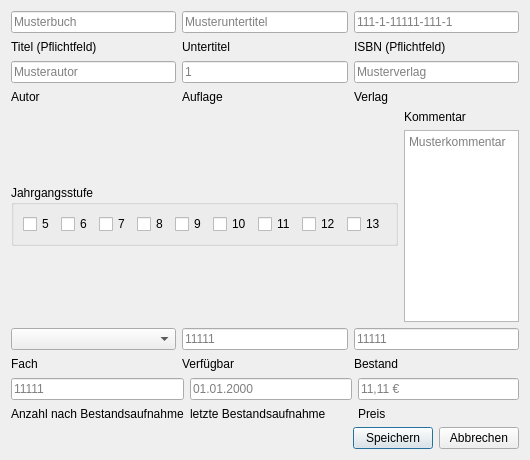
<?xml version="1.0" encoding="UTF-8"?>
<ui version="4.0">
 <class>BookMask</class>
 <widget class="QDialog" name="BookMask">
  <property name="geometry">
   <rect>
    <x>0</x>
    <y>0</y>
    <width>530</width>
    <height>460</height>
   </rect>
  </property>
  <property name="windowTitle">
   <string>Neues Buch hinzufügen</string>
  </property>
  <layout class="QVBoxLayout" name="verticalLayout_9">
   <item>
    <layout class="QHBoxLayout" name="horizontalLayout_3">
     <item>
      <layout class="QVBoxLayout" name="verticalLayout">
       <item>
        <widget class="QLineEdit" name="lineEdit_titel">
         <property name="placeholderText">
          <string>Musterbuch</string>
         </property>
        </widget>
       </item>
       <item>
        <widget class="QLabel" name="label">
         <property name="text">
          <string>Titel (Pflichtfeld)</string>
         </property>
        </widget>
       </item>
      </layout>
     </item>
     <item>
      <layout class="QVBoxLayout" name="verticalLayout_2">
       <item>
        <widget class="QLineEdit" name="lineEdit_utitle">
         <property name="placeholderText">
          <string>Musteruntertitel</string>
         </property>
        </widget>
       </item>
       <item>
        <widget class="QLabel" name="label_2">
         <property name="text">
          <string>Untertitel</string>
         </property>
        </widget>
       </item>
      </layout>
     </item>
     <item>
      <layout class="QVBoxLayout" name="verticalLayout_3">
       <item>
        <widget class="QLineEdit" name="lineEdit_isbn">
         <property name="placeholderText">
          <string>111-1-11111-111-1</string>
         </property>
        </widget>
       </item>
       <item>
        <widget class="QLabel" name="label_3">
         <property name="text">
          <string>ISBN (Pflichtfeld)</string>
         </property>
        </widget>
       </item>
      </layout>
     </item>
    </layout>
   </item>
   <item>
    <layout class="QHBoxLayout" name="horizontalLayout_6">
     <item>
      <layout class="QVBoxLayout" name="verticalLayout_11">
       <item>
        <widget class="QLineEdit" name="lineEdit_author">
         <property name="placeholderText">
          <string>Musterautor</string>
         </property>
        </widget>
       </item>
       <item>
        <widget class="QLabel" name="label_9">
         <property name="text">
          <string>Autor</string>
         </property>
        </widget>
       </item>
      </layout>
     </item>
     <item>
      <layout class="QVBoxLayout" name="verticalLayout_12">
       <item>
        <widget class="QLineEdit" name="lineEdit_editiion">
         <property name="placeholderText">
          <string>1</string>
         </property>
        </widget>
       </item>
       <item>
        <widget class="QLabel" name="label_10">
         <property name="text">
          <string>Auflage</string>
         </property>
        </widget>
       </item>
      </layout>
     </item>
     <item>
      <layout class="QVBoxLayout" name="verticalLayout_13">
       <item>
        <widget class="QLineEdit" name="lineEdit_publisher">
         <property name="placeholderText">
          <string>Musterverlag</string>
         </property>
        </widget>
       </item>
       <item>
        <widget class="QLabel" name="label_11">
         <property name="text">
          <string>Verlag</string>
         </property>
        </widget>
       </item>
      </layout>
     </item>
    </layout>
   </item>
   <item>
    <layout class="QHBoxLayout" name="horizontalLayout_7">
     <item>
      <widget class="QGroupBox" name="groupBox">
       <property name="sizePolicy">
        <sizepolicy hsizetype="Preferred" vsizetype="Fixed">
         <horstretch>0</horstretch>
         <verstretch>0</verstretch>
        </sizepolicy>
       </property>
       <property name="title">
        <string>Jahrgangsstufe</string>
       </property>
       <layout class="QHBoxLayout" name="horizontalLayout">
        <item>
         <widget class="QCheckBox" name="checkBox_class5">
          <property name="text">
           <string>5</string>
          </property>
         </widget>
        </item>
        <item>
         <widget class="QCheckBox" name="checkBox_class6">
          <property name="text">
           <string>6</string>
          </property>
         </widget>
        </item>
        <item>
         <widget class="QCheckBox" name="checkBox_class7">
          <property name="text">
           <string>7</string>
          </property>
         </widget>
        </item>
        <item>
         <widget class="QCheckBox" name="checkBox_class8">
          <property name="text">
           <string>8</string>
          </property>
         </widget>
        </item>
        <item>
         <widget class="QCheckBox" name="checkBox_class9">
          <property name="text">
           <string>9</string>
          </property>
         </widget>
        </item>
        <item>
         <widget class="QCheckBox" name="checkBox_class10">
          <property name="text">
           <string>10</string>
          </property>
         </widget>
        </item>
        <item>
         <widget class="QCheckBox" name="checkBox_class11">
          <property name="text">
           <string>11</string>
          </property>
         </widget>
        </item>
        <item>
         <widget class="QCheckBox" name="checkBox_12">
          <property name="text">
           <string>12</string>
          </property>
         </widget>
        </item>
        <item>
         <widget class="QCheckBox" name="checkBox_class13">
          <property name="text">
           <string>13</string>
          </property>
         </widget>
        </item>
       </layout>
      </widget>
     </item>
     <item>
      <layout class="QVBoxLayout" name="verticalLayout_15">
       <item>
        <widget class="QLabel" name="label_13">
         <property name="text">
          <string>Kommentar</string>
         </property>
        </widget>
       </item>
       <item>
        <widget class="QTextEdit" name="textEdit_comment">
         <property name="sizePolicy">
          <sizepolicy hsizetype="Expanding" vsizetype="Fixed">
           <horstretch>0</horstretch>
           <verstretch>0</verstretch>
          </sizepolicy>
         </property>
         <property name="placeholderText">
          <string>Musterkommentar </string>
         </property>
        </widget>
       </item>
      </layout>
     </item>
    </layout>
   </item>
   <item>
    <layout class="QHBoxLayout" name="horizontalLayout_4">
     <item>
      <layout class="QVBoxLayout" name="verticalLayout_4">
       <item>
        <widget class="QComboBox" name="comboBox_subject"/>
       </item>
       <item>
        <widget class="QLabel" name="label_4">
         <property name="text">
          <string>Fach</string>
         </property>
        </widget>
       </item>
      </layout>
     </item>
     <item>
      <layout class="QVBoxLayout" name="verticalLayout_5">
       <item>
        <widget class="QLineEdit" name="lineEdit_available">
         <property name="sizePolicy">
          <sizepolicy hsizetype="Preferred" vsizetype="Fixed">
           <horstretch>0</horstretch>
           <verstretch>0</verstretch>
          </sizepolicy>
         </property>
         <property name="maximumSize">
          <size>
           <width>200</width>
           <height>16777215</height>
          </size>
         </property>
         <property name="placeholderText">
          <string>11111</string>
         </property>
        </widget>
       </item>
       <item>
        <widget class="QLabel" name="label_5">
         <property name="maximumSize">
          <size>
           <width>200</width>
           <height>16777215</height>
          </size>
         </property>
         <property name="text">
          <string>Verfügbar</string>
         </property>
        </widget>
       </item>
      </layout>
     </item>
     <item>
      <layout class="QVBoxLayout" name="verticalLayout_6">
       <item>
        <widget class="QLineEdit" name="lineEdit_stock">
         <property name="sizePolicy">
          <sizepolicy hsizetype="Preferred" vsizetype="Fixed">
           <horstretch>0</horstretch>
           <verstretch>0</verstretch>
          </sizepolicy>
         </property>
         <property name="maximumSize">
          <size>
           <width>200</width>
           <height>16777215</height>
          </size>
         </property>
         <property name="placeholderText">
          <string>11111</string>
         </property>
        </widget>
       </item>
       <item>
        <widget class="QLabel" name="label_6">
         <property name="maximumSize">
          <size>
           <width>200</width>
           <height>16777215</height>
          </size>
         </property>
         <property name="text">
          <string>Bestand</string>
         </property>
        </widget>
       </item>
      </layout>
     </item>
    </layout>
   </item>
   <item>
    <layout class="QHBoxLayout" name="horizontalLayout_5">
     <item>
      <layout class="QVBoxLayout" name="verticalLayout_8">
       <item>
        <widget class="QLineEdit" name="lineEdit_stocktakingcount">
         <property name="placeholderText">
          <string>11111</string>
         </property>
        </widget>
       </item>
       <item>
        <widget class="QLabel" name="label_8">
         <property name="text">
          <string>Anzahl nach Bestandsaufnahme</string>
         </property>
        </widget>
       </item>
      </layout>
     </item>
     <item>
      <layout class="QVBoxLayout" name="verticalLayout_7">
       <item>
        <widget class="QLineEdit" name="lineEdit_laststocktaking">
         <property name="placeholderText">
          <string>01.01.2000</string>
         </property>
        </widget>
       </item>
       <item>
        <widget class="QLabel" name="label_7">
         <property name="text">
          <string>letzte Bestandsaufnahme</string>
         </property>
        </widget>
       </item>
      </layout>
     </item>
     <item>
      <layout class="QVBoxLayout" name="verticalLayout_14">
       <item>
        <widget class="QLineEdit" name="lineEdit_price">
         <property name="placeholderText">
          <string>11,11 €</string>
         </property>
        </widget>
       </item>
       <item>
        <widget class="QLabel" name="label_12">
         <property name="text">
          <string>Preis</string>
         </property>
        </widget>
       </item>
      </layout>
     </item>
    </layout>
   </item>
   <item>
    <layout class="QHBoxLayout" name="horizontalLayout_2">
     <item>
      <spacer name="horizontalSpacer">
       <property name="orientation">
        <enum>Qt::Horizontal</enum>
       </property>
       <property name="sizeHint" stdset="0">
        <size>
         <width>40</width>
         <height>20</height>
        </size>
       </property>
      </spacer>
     </item>
     <item>
      <widget class="QPushButton" name="button_save">
       <property name="text">
        <string>Speichern</string>
       </property>
      </widget>
     </item>
     <item>
      <widget class="QPushButton" name="button_cancel">
       <property name="text">
        <string>Abbrechen</string>
       </property>
      </widget>
     </item>
    </layout>
   </item>
  </layout>
 </widget>
 <resources/>
 <connections>
  <connection>
   <sender>button_cancel</sender>
   <signal>clicked()</signal>
   <receiver>BookMask</receiver>
   <slot>reject()</slot>
   <hints>
    <hint type="sourcelabel">
     <x>482</x>
     <y>264</y>
    </hint>
    <hint type="destinationlabel">
     <x>264</x>
     <y>149</y>
    </hint>
   </hints>
  </connection>
 </connections>
</ui>
